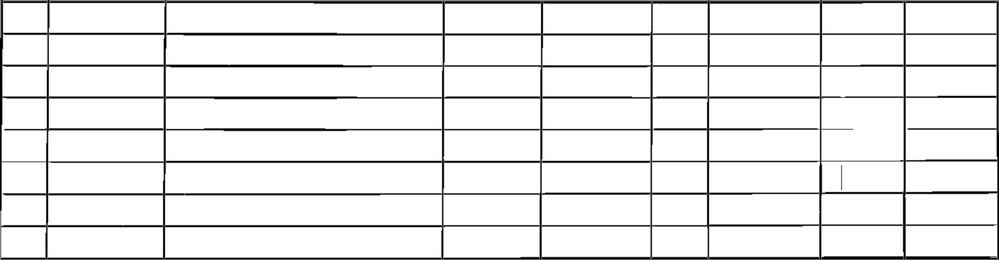
#> input picture DemoNhanDangChuViet/DemoNhanDangChuViet/Python_Master/bangdiem_morph_line.png, 999 x 260 px, shrunk from 1504 x 392 before the run, found by its file name
$ python tach_noidung.py   (Python 2 division)
#> lines starting #> are read from the running program, lines starting #| are printed output that depends on the picture; after the words box and inside, x2 and y2 are one past the last pixel; in counts of white or black regions, pixels touching at a corner belong together
import sys
from class_diem import Diem
import numpy as np
import cv2
import time

def show_wait_destroy(winname, img):
    cv2.imshow(winname, img)
    cv2.moveWindow(winname, 500, 0)
    cv2.waitKey(0)
    cv2.destroyWindow(winname)
def cutMssv(Origan,img,index):
    mssvIndex = 2;
    dsIndex = 6;
    dcIndex = 7;

    currentIndex = 0;
    start = -1;
    end = -1;
    block = -1;
    print "vao.................................................................."
    for i in range(10,img.shape[1]):
        #print img.shape
        if(block == -1 and img[5][i]==255):
            block = 1;
            currentIndex += 1;
            start = i;
        if(block == 1 and img[5][i]==0):
            end = i-1;
            block = -1
        if((currentIndex == mssvIndex or currentIndex == dsIndex or currentIndex == dcIndex)
           and start!=-1 and end !=-1):
            print currentIndex, start, end
            cv2.imshow("img",Origan[0:Origan.shape[0],start:end])
            cv2.imwrite(str(index)+str(i)+".jpg",Origan[0:Origan.shape[0],start:end])
        if(start != -1 and end != -1):
            start = -1;
            end = -1;


def caculator(img, index, width, heigh):
    check = -1;
    start = -1;
    end = -1;
    for i in range(index,heigh):
        if(check == -1 and img[i][10]==255):
            start = i;
            check = 1;
        elif(check == 1 and img[i][10]==0):
            end = i;
            break;
    print start,end
    if start !=-1 and end !=-1:
        cv2.imwrite(str(i)+".jpg",imgOrigan[start:end,0:width])
        temp = img[start+1:end-1,0:width]
        cv2.imwrite(str(i)+".jpg",temp)
        tempOrigan = imgOrigan[start+1:end-1,0:width]
        #cv2.imshow("ss",temp)
        #cv2.waitKey(0)
        cutMssv(tempOrigan,temp,i)
        return start, end
    else:
        return -1,-1
print "..................Tach Mssv - Diem So - Diem Chu..............."
print "Du lieu duoc luu tai Python_Master/catchu/"
img = cv2.imread('bangdiem_morph_line.png')
#> img is the input picture: shape (260, 999, 3); min 0, max 255, mean 233.3
imgOrigan = cv2.imread('bangdiem_reshape.png');
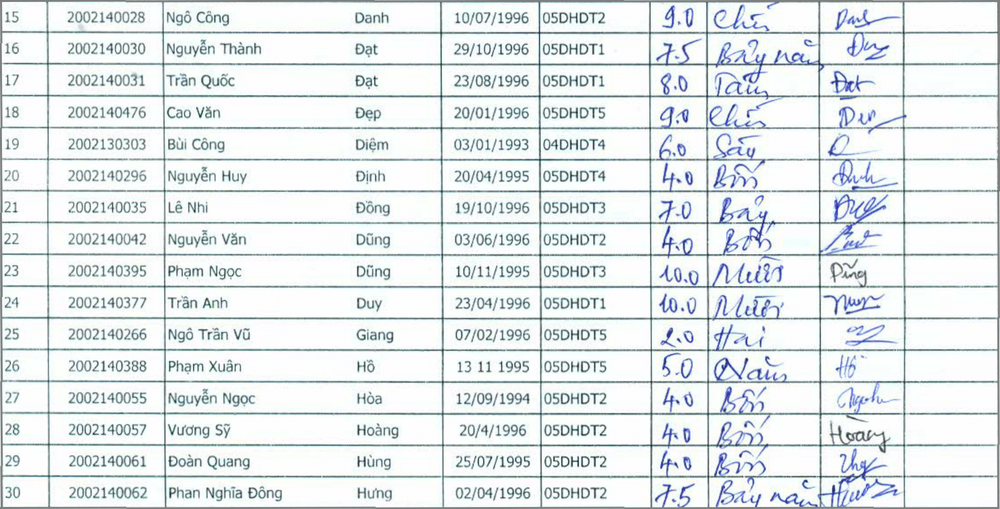
#> input picture DemoNhanDangChuViet/DemoNhanDangChuViet/Python_Master/bangdiem_reshape.png, 1000 x 509 px, shrunk from 1506 x 766 before the run, found by its file name
#> imgOrigan is the input picture: shape (509, 1000, 3); mean B, G, R 234.2, 232.7, 227.1

imgray = cv2.cvtColor(img,cv2.COLOR_BGR2GRAY)

#ret,thresh = cv2.threshold(imgray,127,255,0)
ret2,thresh = cv2.threshold(imgray,255,255,cv2.THRESH_BINARY+cv2.THRESH_OTSU)
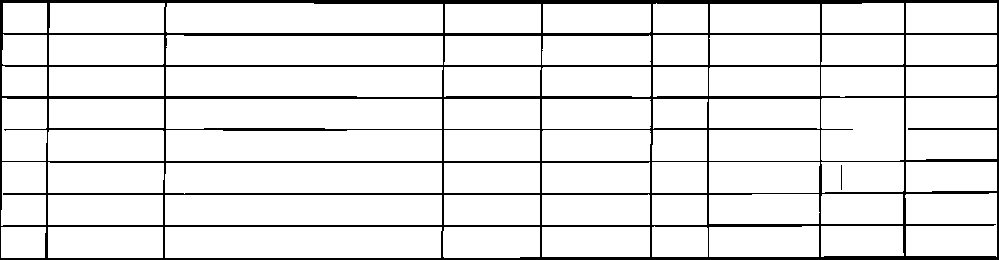
#> thresh: shape (260, 999); 90.2% white; 2 black regions, box (x1, y1, x2, y2) and area: (0, 0, 999, 260) 25511, (841, 165, 842, 190) 25
#> ret2 = 154

#cv2.imshow("ss",thresh)
#cv2.waitKey(0)

width = thresh.shape[1]
#> width = 999
height = thresh.shape[0]
#> height = 260
index = 0;
while(index<height):
    print index
    temp, index = caculator(thresh,index,width,height)

    if index == -1:
        break;
#> this loop made 9 passes
#> (temp, index) on passes 1 to 9: (3, 33), (35, 65), (67, 96), (99, 129), (130, 161), (162, 193), (195, 225), (227, 258), (-1, -1)
#| 33
#| 65
#| 96
#| 129
#| 161
#| 193
#| 225
#| 258
#> pass 1, in cutMssv, `cv2.imshow("img",Origan[0:Origan.shape[0],start:end])`:
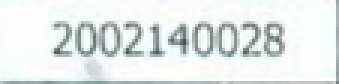
#> window 'img': shape (28, 113, 3) (shown 3 times larger); mean B, G, R 234.3, 234.4, 228.8
#> pass 1, in cutMssv, `cv2.imshow("img",Origan[0:Origan.shape[0],start:end])`:
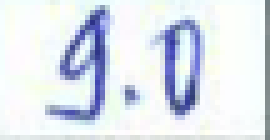
#> window 'img': shape (28, 54, 3) (shown 5 times larger); mean B, G, R 237.3, 228.5, 222.4
#> pass 1, in cutMssv, `cv2.imshow("img",Origan[0:Origan.shape[0],start:end])`:
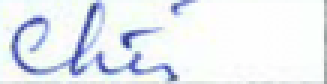
#> window 'img': shape (28, 109, 3) (shown 3 times larger); mean B, G, R 242.5, 237.1, 232.4
#> pass 2, in cutMssv (call 2), `cv2.imshow("img",Origan[0:Origan.shape[0],start:end])`:
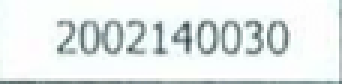
#> window 'img': shape (28, 114, 3) (shown 3 times larger); mean B, G, R 233.4, 233.7, 227.8
